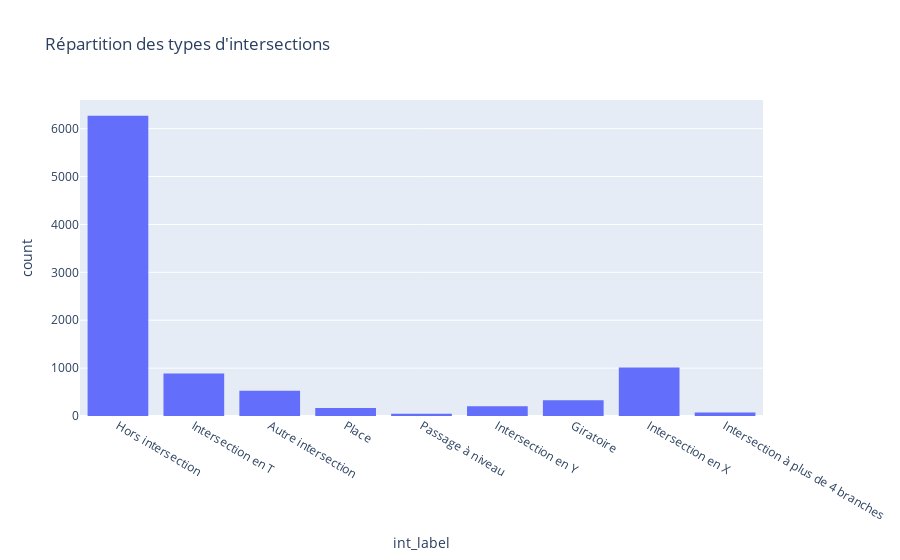

The code cell stored with this chart in its notebook:
### Markdown cell above
# Construisez des objets graphiques propres à visualiser les caractéristiques des lieux où se sont produits ces accidents.

### Code cell
def  repartitionDuCaracteristiqueEclairage(df_visualisation) : 
    lum_labels = {
        1: 'Plein jour',
        2: 'Crépuscule ou aube',
        3: 'Nuit sans éclairage public',
        4: 'Nuit avec éclairage public non allumé',
        5: 'Nuit avec éclairage public allumé'
    }
    df_visualisation['lum_label'] = df_visualisation['lum'].map(lum_labels)
    fig_lum = px.histogram(df_visualisation, x='lum_label', title='Conditions d’éclairage lors des accidents')
    fig_lum.show()


def repartitionDuCaracteristiqueLocationsation(df_visualisation) :
    agg_labels = {1: 'Hors agglomération', 2: 'En agglomération'}
    df_visualisation['agg_label'] = df_visualisation['agg'].map(agg_labels)
    fig_agg = px.histogram(df_visualisation, x='agg_label', title='Localisation des accidents')
    fig_agg.show()


def repartitionDuCaracteristiqueAthmospherique(df_visualisation) : 
    atm_labels = {
        1: 'Normale',
        2: 'Pluie légère',
        3: 'Pluie forte',
        4: 'Neige - grêle',
        5: 'Brouillard - fumée',
        6: 'Vent fort - tempête',
        7: 'Temps éblouissant',
        8: 'Temps couvert',
        9: 'Autre'
    }
    df_visualisation['atm_label'] = df_visualisation['atm'].map(atm_labels)
    fig_atm = px.histogram(df_visualisation, x='atm_label', title='Conditions atmosphériques lors des accidents')
    fig_atm.show()

def repartitionDuCaracteristiqueCollision(df_visualisation) : 
    col_labels = {
        1: 'Deux véhicules - frontale',
        2: 'Deux véhicules – par l’arrière',
        3: 'Deux véhicules – par le coté',
        4: 'Trois véhicules et plus – en chaîne',
        5: 'Trois véhicules et plus - collisions multiples',
        6: 'Autre collision',
        7: 'Sans collision'
    }
    df_visualisation['col_label'] = df_visualisation['col'].map(col_labels)
    fig_col = px.histogram(df_visualisation, x='col_label', title='Type de collision lors des accidents')
    fig_col.show()



def repartitionDuCaracteristiqueIntersection(df_visualisation):
    int_labels = {
        1: 'Hors intersection',
        2: 'Intersection en X',
        3: 'Intersection en T',
        4: 'Intersection en Y',
        5: 'Intersection à plus de 4 branches',
        6: 'Giratoire',
        7: 'Place',
        8: 'Passage à niveau',
        9: 'Autre intersection'
    }
    # Correction: Appliquer le mappage à la colonne 'int' pour obtenir les étiquettes des intersections
    df_visualisation['int_label'] = df_visualisation['int'].map(int_labels)
    fig_int = px.histogram(df_visualisation, x='int_label', title='Répartition des types d\'intersections')
    fig_int.show()


# Recuperer les usagers pietons qui contient aussi le contenue le caracteristiques des lieux des accident
dfCaracteristiquesDesLieuxPourPietons2021 = avoirUsagersAccidentPieton(df_usagers_2021, df_caracteristiques_2021).toPandas()
repartitionDuCaracteristiqueEclairage(dfCaracteristiquesDesLieuxPourPietons2021)
repartitionDuCaracteristiqueLocationsation(dfCaracteristiquesDesLieuxPourPietons2021)
repartitionDuCaracteristiqueAthmospherique(dfCaracteristiquesDesLieuxPourPietons2021)
repartitionDuCaracteristiqueCollision(dfCaracteristiquesDesLieuxPourPietons2021)
repartitionDuCaracteristiqueIntersection(dfCaracteristiquesDesLieuxPourPietons2021)

### Figure 1 — Plotly figure (JSON) as saved in the notebook; plotly's stock layout.template omitted (floating-point values rounded to 4 significant figures; data arrays with more than 128 entries replaced by an {"elided": "..."} marker saying what was removed)
{"data": [{"alignmentgroup": "True", "bingroup": "x", "hovertemplate": "int_label=%{x}<br>count=%{y}<extra></extra>", "legendgroup": "", "marker": {"color": "#636efa", "pattern": {"shape": ""}}, "name": "", "offsetgroup": "", "orientation": "v", "showlegend": false, "type": "histogram", "x": {"elided": "9517 str values"}, "xaxis": "x", "yaxis": "y"}], "layout": {"barmode": "relative", "legend": {"tracegroupgap": 0}, "title": {"text": "Répartition des types d'intersections"}, "xaxis": {"anchor": "y", "domain": [0, 1], "title": {"text": "int_label"}}, "yaxis": {"anchor": "x", "domain": [0, 1], "title": {"text": "count"}}}}
